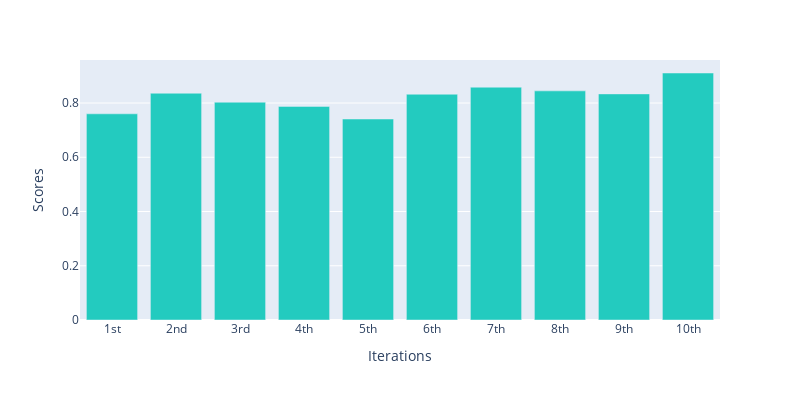

This figure's notebook cell:
### Code cell
fig = px.bar(x=iteration, y = scores,
                  height = 400, width = 800,color_discrete_sequence=['#23CBBF'])

fig.update_layout(xaxis_title = 'Iterations', yaxis_title='Scores')
fig.show()

### Figure 1 — Plotly figure (JSON) as saved in the notebook; plotly's stock layout.template omitted (floating-point values rounded to 4 significant figures)
{"data": [{"alignmentgroup": "True", "hovertemplate": "x=%{x}<br>y=%{y}<extra></extra>", "legendgroup": "", "marker": {"color": "#23CBBF", "pattern": {"shape": ""}}, "name": "", "offsetgroup": "", "orientation": "v", "showlegend": false, "textposition": "auto", "type": "bar", "x": ["1st", "2nd", "3rd", "4th", "5th", "6th", "7th", "8th", "9th", "10th"], "xaxis": "x", "y": [0.7603, 0.8362, 0.8031, 0.7876, 0.7411, 0.8325, 0.8584, 0.8449, 0.8337, 0.9107], "yaxis": "y"}], "layout": {"barmode": "relative", "height": 400, "legend": {"tracegroupgap": 0}, "margin": {"t": 60}, "width": 800, "xaxis": {"anchor": "y", "domain": [0, 1], "title": {"text": "Iterations"}}, "yaxis": {"anchor": "x", "domain": [0, 1], "title": {"text": "Scores"}}}}
